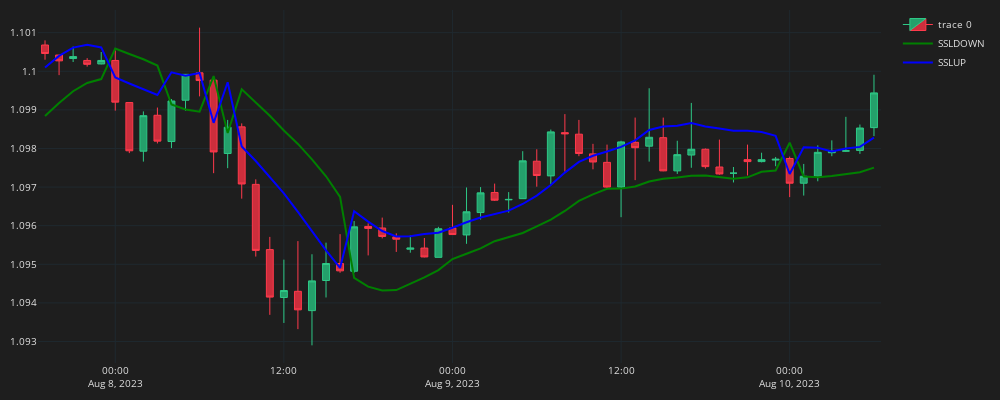

Notebook cell for this chart:
### Code cell
import plotly.graph_objects as go

# Add candlestick trace
fig = go.Figure(go.Candlestick(
    x=SSL_df['Time'],
    open=SSL_df['Open'],
    high=SSL_df['High'],
    low=SSL_df['Low'],
    close=SSL_df['Close'],
    line=dict(width=1),
    opacity=1,
    increasing_fillcolor='#24A06B',
    decreasing_fillcolor="#CC2E3C",
    increasing_line_color='#2EC886',
    decreasing_line_color='#FF3A4C'
))

# Add SSL lines
fig.add_trace(go.Scatter(
    x=SSL_df['Time'], 
    y=SSL_df['sslDown'], 
    name="SSLDOWN", 
    line=dict(color='green')
))
fig.add_trace(go.Scatter(
    x=SSL_df['Time'], 
    y=SSL_df['sslUp'], 
    name="SSLUP", 
    line=dict(color='blue')
))

# Filter and add annotations for Buy signals
buy_signals = SSL_df[SSL_df['SIGNAL'] == 'BUY']
fig.add_trace(go.Scatter(
    x=buy_signals['Time'], 
    y=buy_signals['sslDown'],
    mode='markers',
    marker=dict(symbol='triangle-up', size=10, color='green'),
    name='BUY Signal'
))

# Filter and add annotations for Sell signals
sell_signals = SSL_df[SSL_df['SIGNAL'] == 'SELL']
fig.add_trace(go.Scatter(
    x=sell_signals['Time'], 
    y=sell_signals['sslUp'],
    mode='markers',
    marker=dict(symbol='triangle-down', size=10, color='red'),
    name='SELL Signal'
))

# Update the layout of the figure
fig.update_layout(
    width=1000, height=400,
    margin=dict(l=10, r=10, b=10, t=10),
    font=dict(size=10, color="#e1e1e1"),
    paper_bgcolor="#1e1e1e",
    plot_bgcolor="#1e1e1e",
    xaxis_rangeslider_visible=False
)

# Update axes properties
fig.update_xaxes(gridcolor="#1f292f", showgrid=True, fixedrange=True)
fig.update_yaxes(gridcolor="#1f292f", showgrid=True)

# Display the figure
fig.show()
